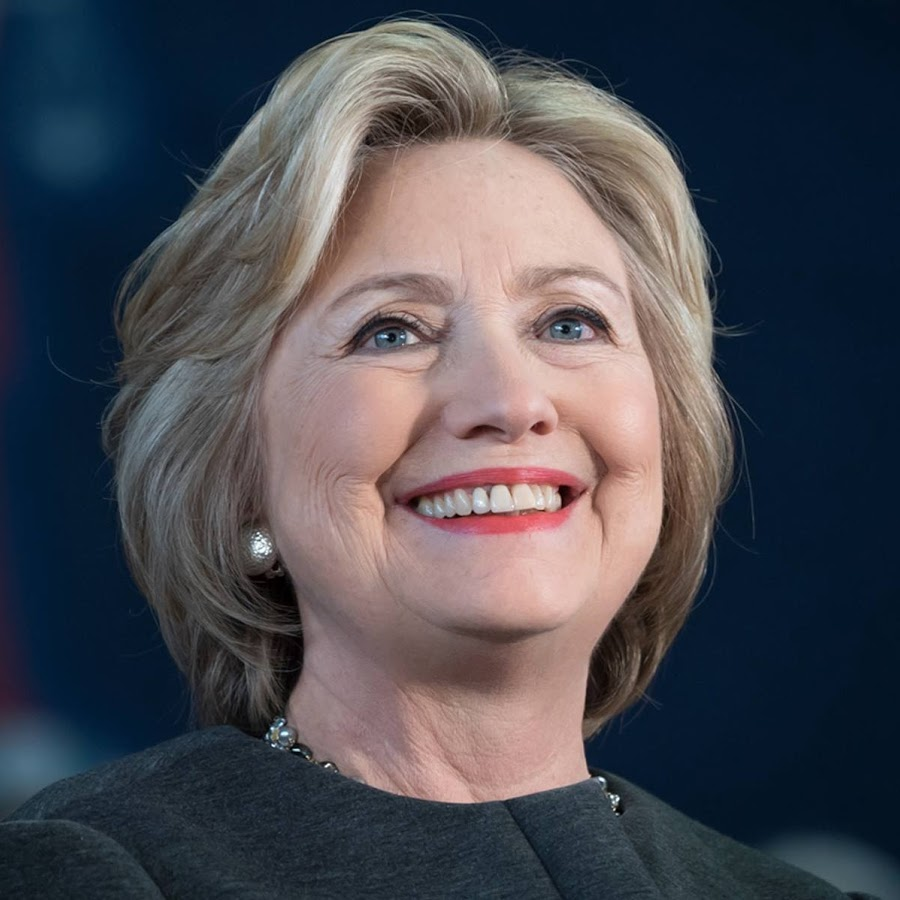
#> input picture computer vision/originals/hillary.jpg, 900 x 900 px
$ python face.py
#> lines starting #> are read from the running program, lines starting #| are printed output that depends on the picture; after the words box and inside, x2 and y2 are one past the last pixel; in counts of white or black regions, pixels touching at a corner belong together
import numpy as np
import cv2

face_cascade = cv2.CascadeClassifier('haarcascade_frontalface_default.xml')
eye_cascade = cv2.CascadeClassifier('haarcascade_eye.xml')

img = cv2.imread('originals/hillary.jpg')
#> img is the input picture: shape (900, 900, 3); mean B, G, R 81.9, 74.4, 74.4
gray = cv2.cvtColor(img, cv2.COLOR_BGR2GRAY)
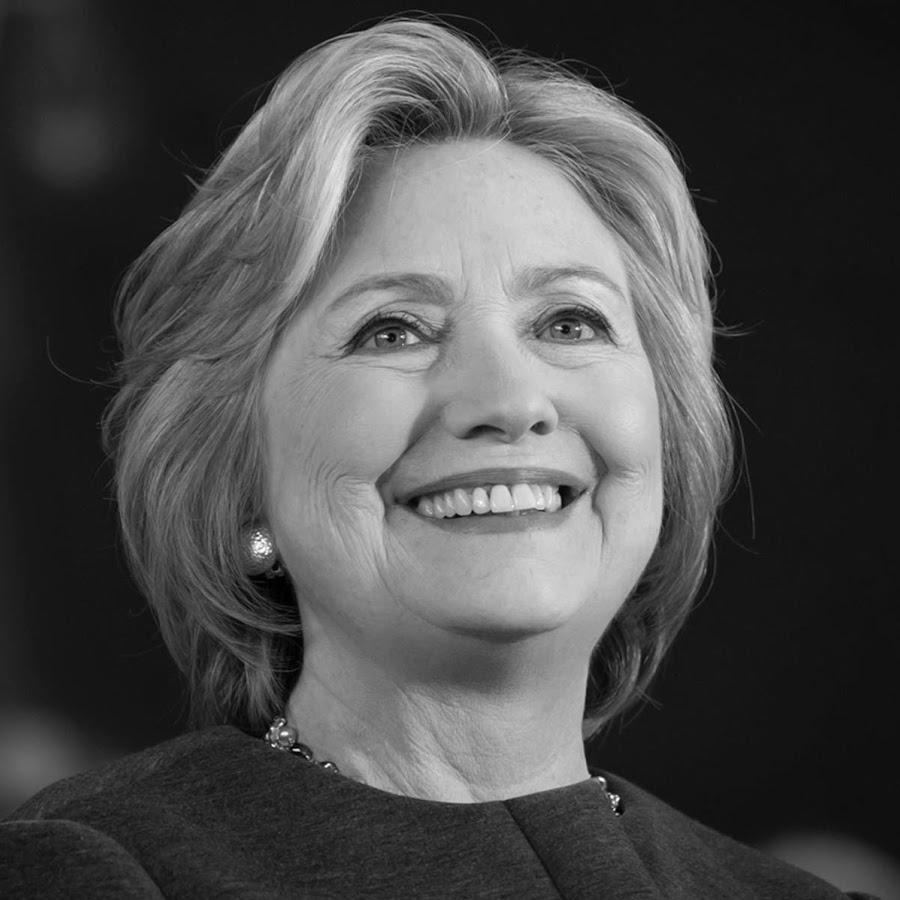
#> gray: shape (900, 900); min 0, max 255, mean 75.2

faces = face_cascade.detectMultiScale(gray, 1.3, 5)
#> faces = [[274, 150, 452, 452]]
print(faces)
#| [[274 150 452 452]]
for (x,y,w,h) in faces:
    img = cv2.rectangle(img,(x,y),(x+w,y+h),(255,0,0),2)
    roi_gray = gray[y:y+h, x:x+w]
    roi_color = img[y:y+h, x:x+w]
    eyes = eye_cascade.detectMultiScale(roi_gray)
    print(eyes)
    for (ex,ey,ew,eh) in eyes:
        cv2.rectangle(roi_color,(ex,ey),(ex+ew,ey+eh),(0,255,0),2)
#> this loop made 1 pass
#| [[ 76 143  85  85]
#|  [245 132  88  88]
#|  [238 252  52  52]
#|  [115 323  61  61]
#|  [258 311  69  69]]
#> pass 1, `img = cv2.rectangle(img,(x,y),(x+w,y+h),(255,0,0),2)`:
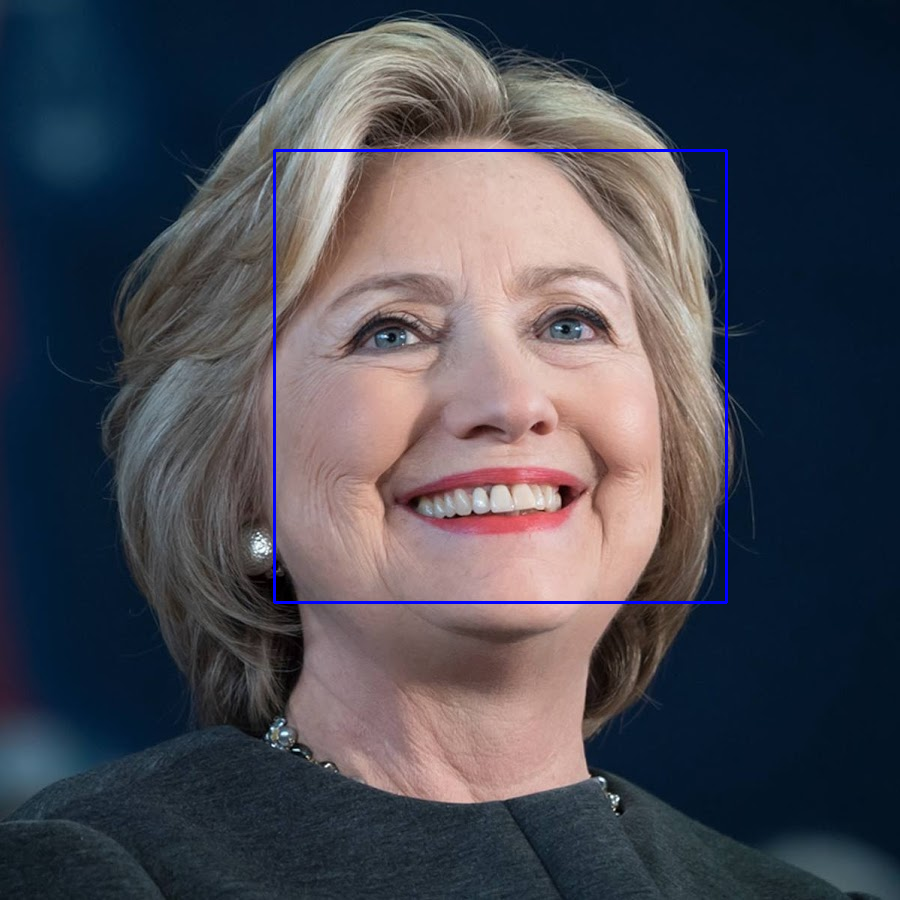
#> img: shape (900, 900, 3); 0.67% of pixels changed, all inside (x1, y1, x2, y2) = (273, 149, 728, 604)
#> pass 1, `roi_gray = gray[y:y+h, x:x+w]`:
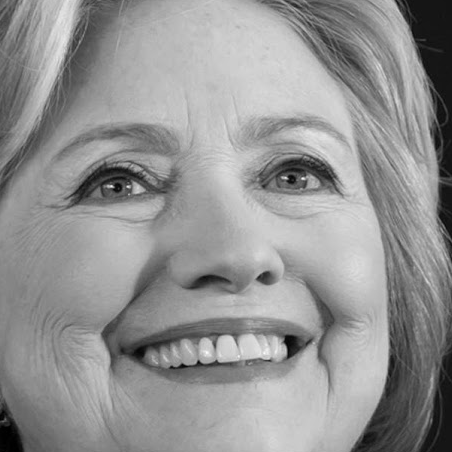
#> roi_gray: shape (452, 452); min 0, max 254, mean 147.1
#> pass 1, `roi_color = img[y:y+h, x:x+w]`:
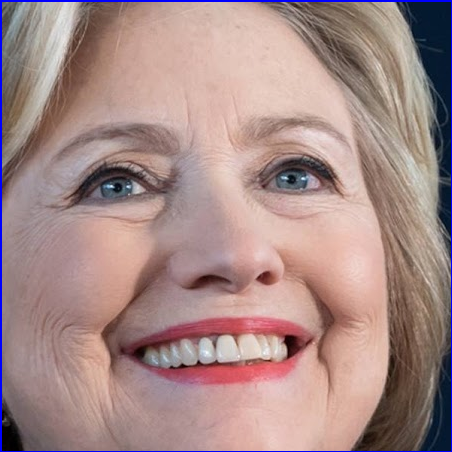
#> roi_color: shape (452, 452, 3); mean B, G, R 135.6, 138.1, 165.9
#> after the loop:
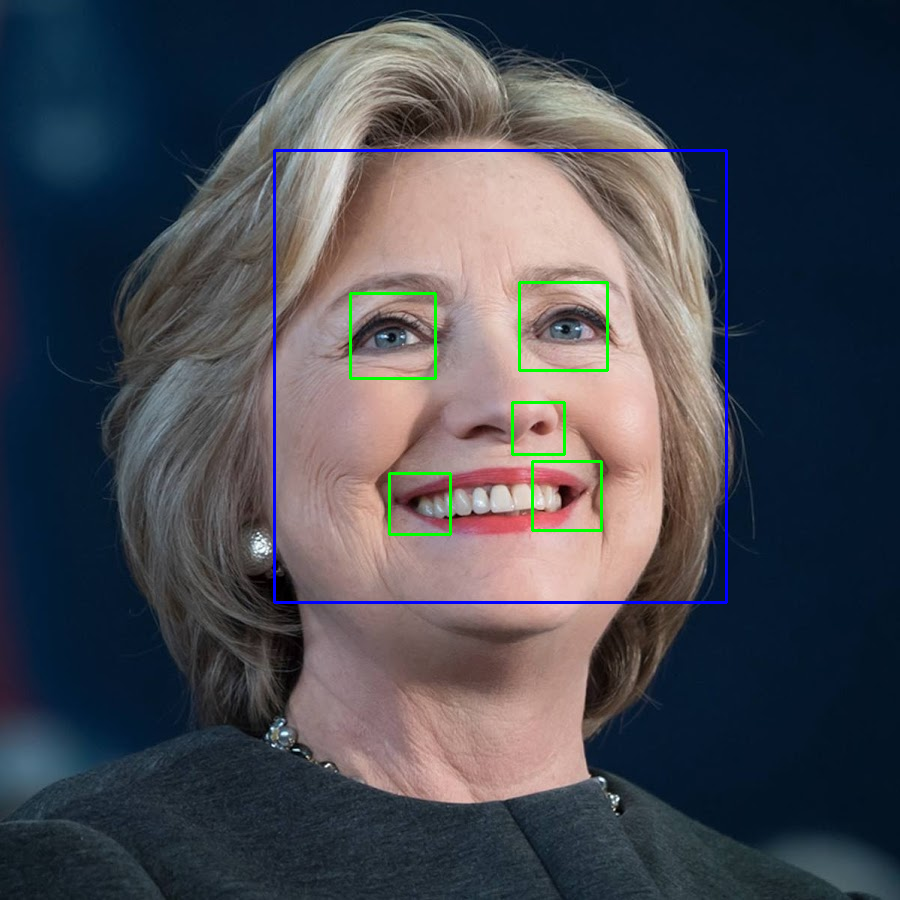
#> img: shape (900, 900, 3); 0.52% of pixels changed, all inside (x1, y1, x2, y2) = (349, 281, 609, 536)
#> after the loop:
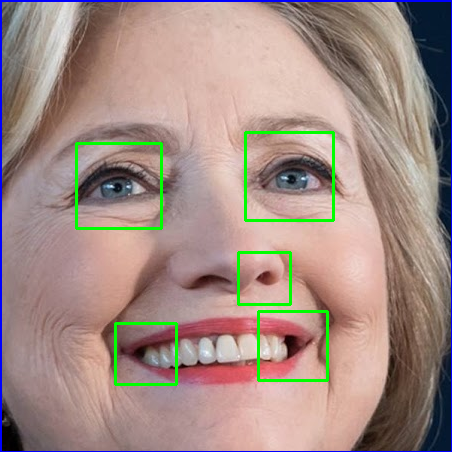
#> roi_color: shape (452, 452, 3); 2.08% of pixels changed, all inside (x1, y1, x2, y2) = (75, 131, 335, 386)

cv2.imwrite('results/facemark-2.jpg',img)

$ run again, with computer vision/originals/dan.jpg copied over computer vision/originals/hillary.jpg
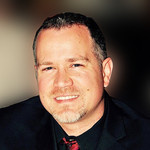
#> input picture computer vision/originals/dan.jpg, 150 x 150 px
#> img is the input picture: shape (150, 150, 3); mean B, G, R 68.6, 81.5, 101.5
#> `gray = cv2.cvtColor(img, cv2.COLOR_BGR2GRAY)`:
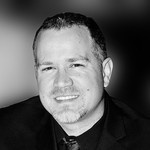
#> gray: shape (150, 150); min 0, max 252, mean 86
#> faces = [[26, 36, 77, 77]]
#| [[26 36 77 77]]
#> the loop `for (x,y,w,h) in faces:` made 1 pass
#> (printed output is left out)
#> pass 1, `roi_color = img[y:y+h, x:x+w]`:
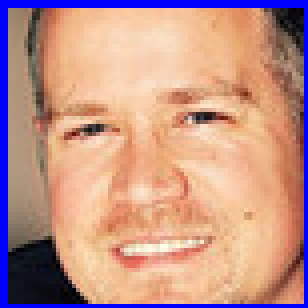
#> roi_color: shape (77, 77, 3) (shown 4 times larger); mean B, G, R 137.4, 148.2, 194

$ run again, with computer vision/originals/jon.jpg copied over computer vision/originals/hillary.jpg
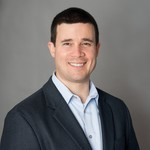
#> input picture computer vision/originals/jon.jpg, 150 x 150 px
#> img is the input picture: shape (150, 150, 3); mean B, G, R 107.7, 108.2, 111.7
#> `gray = cv2.cvtColor(img, cv2.COLOR_BGR2GRAY)`:
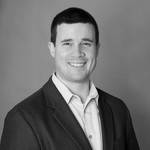
#> gray: shape (150, 150); min 0, max 248, mean 109.3
#> faces = [[48, 23, 57, 57]]
#| [[48 23 57 57]]
#> the loop `for (x,y,w,h) in faces:` made 1 pass
#> (printed output is left out)
#> pass 1, `roi_color = img[y:y+h, x:x+w]`:
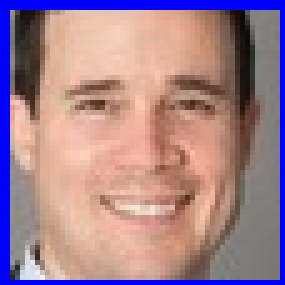
#> roi_color: shape (57, 57, 3) (shown 5 times larger); mean B, G, R 141.9, 130.2, 163.5
